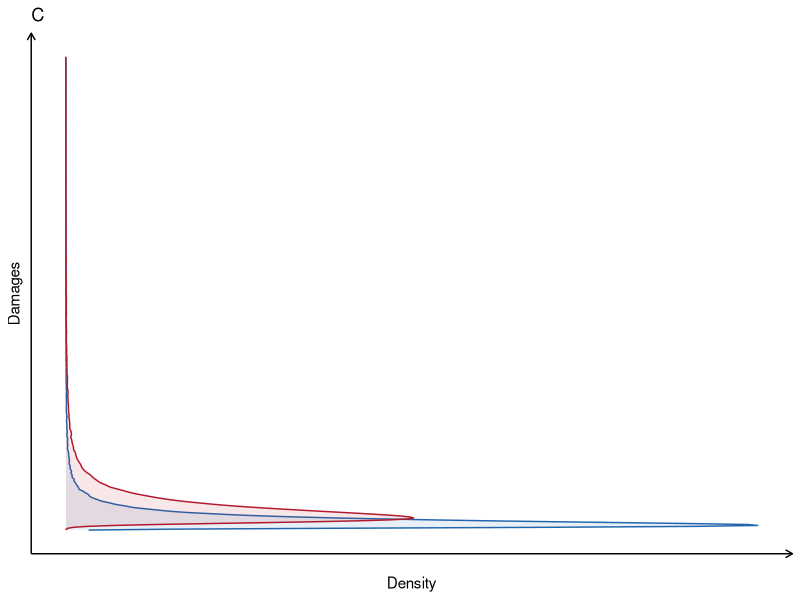

R code for this plot: (Note: this script raises an error after producing the figure.)
#This scripts generates two versions of the Figure 1 in the paper

library(tidyverse)
library(quantreg)
library(gridExtra)
library(evd)
library(gridExtra)

#### Settings ####

theme_set(theme_minimal())
set.seed(1)

year_palette  <- c("2"="#b2182b",
                   "1"="#2166ac")

stress_alpha  <- c("2"="0.5",
                   "1"="0.5")

palette       <- c( "2"="#F8766D",
                    "1"="#C77CFF")


start_mean <- 2.7
end_mean   <- 3.4
var        <- 0.5
shapem     <-0


#### Damages Graph ####

g_means <- c(start_mean,end_mean) #means for graphical representations, only two are sufficient, initial and final

for (t in 1:length(g_means)) { #generate data for damage distributions
    damage <- exp(rgev(100000,loc=g_means[t], scale=var, shape = shapem))
    Year <- t
    damages <- cbind(damage, Year)
    if(t==1){
        dam_func <- damages
    }else dam_func <- rbind(dam_func, damages)
}
dam_func      <- dam_func %>% as.data.frame()
dam_func$Year <- factor(dam_func$Year) #year as factor


#GRAPH Damages distributions with geom_density
dam_func %>% filter(damage<800) %>% 
    ggplot() +
    geom_density(aes(x=damage, color=Year, fill=Year), alpha=0.1) +
    scale_fill_manual(values=year_palette, guide = guide_legend(direction = "horizontal")) +
    scale_color_manual(values=year_palette, guide = guide_legend(direction = "horizontal")) +
    coord_flip() +
    ggtitle("C") +
    xlab("Damages") +
    ylab("Density") +
    theme(
        panel.grid = element_blank(),
        legend.position = "none",#c(0.55,0.2),
        axis.line.x = element_line(arrow=arrow(length = unit(0.2, "cm"))),
        axis.line.y = element_line(arrow=arrow(length = unit(0.2, "cm"))),
        axis.text.y = element_blank(),
        axis.text.x = element_text(colour = "white")
    )-> damage_distr
damage_distr

aux1 <- density(dam_func[dam_func$Year==1,]$damage, n=5000000)
dam_dens<- as.data.frame(cbind(aux1$x,aux1$y,1))
aux2 <- density(dam_func[dam_func$Year==2,]$damage, n=5000000)
dam_dens2<- as.data.frame(cbind(aux2$x,aux2$y,2))
dam_dens <- rbind(dam_dens, dam_dens2)
colnames(dam_dens) <- c("xis", "yis", "Year")
dam_dens$Year <- factor(dam_dens$Year)


res_damages <- 40

##### Stressor #####

display_l <- 1
display_r <- 2.1

for (i in 1:length(g_means)) { #generate data
    yis <- dgev(seq(g_means[i]-display_l, g_means[i]+display_r, 0.01), g_means[i], var, shape = shapem)
    xis <- seq(g_means[i]-display_l, g_means[i]+display_r, 0.01)
    Year <- i
    density <- cbind(yis,xis, Year)
    if(i==1){
        densities <- density
    }else{
        densities <- rbind(densities, density)
    }
    
}
densities <- densities %>% as.data.frame()
densities$Year <- factor(densities$Year)

arrow_df <- data.frame(x1 = 2.8, x2 = 5.2, y1 = 0.415, y2 = 0.415)

densities %>%
    ggplot() + 
    geom_line(aes(x=xis, y=yis, color=Year)) +
    geom_ribbon(aes(ymin=0, ymax=yis, x=xis, fill=Year), alpha=0.5) +
    geom_segment(data=arrow_df, aes(x = x1, y = y1, xend = x2, yend = y2),
                 arrow = arrow(length = unit(0.2, "cm"))) +
    annotate("text", x=4, y=0.435, label= "time") +
    scale_fill_manual(values = year_palette) +
    scale_color_manual(values = year_palette) +
    ggtitle("A") +
    xlab("Stressor (e.g Temperature, Sea Level)")+
    ylab("Density")+
    theme(legend.position = "none",
          axis.line.x = element_line(arrow=arrow(length = unit(0.2, "cm"))),
          axis.line.y = element_line(arrow=arrow(length = unit(0.2, "cm"))),
          axis.text.y = element_blank(),
          axis.text.x = element_text(colour = "white"),
          panel.grid = element_blank()) -> stresser

stresser

##### Transfer ####

x_trans<- seq(0, 100, 0.01)
y_trans<- exp(x_trans)

trans_data <- cbind(x_trans, y_trans) %>% as.data.frame()

limit_y_damage <- 1500 #set upper limit to better show the distributions

#TRANSFER Graph
trans_data %>% filter(y_trans< limit_y_damage) %>% 
    ggplot() +
    geom_line(aes(x=x_trans, y=y_trans)) +
    ggtitle("B") +
    xlab("Stressor (e.g Temperature, Sea Level)") +
    ylab("Damages") +
    theme(
        panel.grid = element_blank(),
        axis.line.x = element_line(arrow=arrow(length = unit(0.2, "cm"))),
        axis.line.y = element_line(arrow=arrow(length = unit(0.2, "cm"))),
        axis.text.y = element_blank(),
        axis.text.x = element_text(colour = "white")
    ) -> transfer

transfer


#### Complete Graph ####
limit_y_damage <- 200

g_trans <- trans_data %>% filter(y_trans< limit_y_damage)
g_dam_dens <- dam_dens %>% filter(xis < limit_y_damage)

#realign lower bound of polygon area to be colored with axis
max1<- max(g_dam_dens[g_dam_dens$Year==1,]$xis)
max54<- max(g_dam_dens[g_dam_dens$Year==2,]$xis)

g_dam_dens[g_dam_dens$xis==max1,]$yis <- 0
g_dam_dens[g_dam_dens$xis==max54,]$yis <- 0

min1<- min(g_dam_dens[g_dam_dens$Year==1,]$xis)
min54<- min(g_dam_dens[g_dam_dens$Year==2,]$xis)

g_dam_dens[g_dam_dens$xis==min1,]$yis <- 0
g_dam_dens[g_dam_dens$xis==min54,]$yis <- 0

res_damages <- 40
res_stress <- 40
det_stress <- 0
det_damages <- 0

#arrows for cartesian axis
arrows <- as.data.frame(cbind(c(0,0,0,0),c(0,0,-res_damages*1.1*max(g_dam_dens$yis),max(densities$xis))*1.1,c(0,0,0,0),c(limit_y_damage*1.1,-max(densities$yis*res_stress)*1.1,0,0),c(1,2,3,4)))
colnames(arrows) <- c("x","xend","y","yend","arr")
arrows2 <- as.data.frame(cbind(c(0,0),c(0,max(densities$xis)*1.1),c(0,0),c(limit_y_damage*1.1,0),c(1,2)))
colnames(arrows2) <- c("x","xend","y","yend","arr")

arrow_time <- data.frame(x1 = start_mean -0.2, x2 = end_mean +0.2, y1 = -36, y2 = -36)

mrg_title <- -6#-1.2

ggplot() +
    geom_line(data=g_trans,aes(x=x_trans, y=y_trans)) +
    geom_line(data=densities,aes(x=xis, y=-res_stress*yis - det_stress, color=Year)) +
    geom_ribbon(data=densities,aes(ymin=-det_stress, ymax=-res_stress*yis -det_stress, x=xis, fill=Year), alpha=0.5) +
    geom_path(data=g_dam_dens,aes(x=res_damages*yis-det_damages, y=xis, color=Year)) +
    geom_polygon(data=g_dam_dens,aes(x=res_damages*yis-det_damages, y=xis, fill=Year), alpha=0.5) +
    geom_segment(data=arrows2,aes(x=x, xend=xend, y=y, yend=yend,group=arr),arrow = arrow(length = unit(0.2, "cm"))) +
    geom_segment(data=arrow_time,aes(x=x1, xend=x2, y=y1, yend=y2),arrow = arrow(length = unit(0.2, "cm"))) +
    geom_rect(aes(xmin = 0.7, xmax = 3.9, ymin = 90, ymax = 200),   color = "grey", fill="white", size=0.2) +
    annotate("text", x=(end_mean + start_mean)/2, y=-43.5, label= "Time", size=4) +
    scale_color_manual(values = year_palette) +
    scale_fill_manual(values = year_palette) +
    annotate("text", x=3.8, y=9, label= "Stressor", size=4.6) + 
    annotate("text", x=-0.25, y=arrows2[1,4]/2,label= "Damages", angle=90, size=4.6) +
    annotate("text", x=4.7, y=93, label= "Damage Function", angle=64, size=4) +
    ggtitle("   A") +
    theme(
        panel.grid = element_blank(),
        plot.title=element_text(margin=margin(t = 0, r = 0, b = mrg_title, l = 0, unit = "pt"), hjust = 0.005),
        legend.position = "none",
        axis.text.y = element_blank(),
        axis.text.x = element_text(colour = "white"),
        axis.title = element_blank(),
        title=element_text(size=14)
    ) -> cartesian_mech

#### Reversed Graph 

#realign polygon also for stressors (now on y axis)
d_max1<- max(densities[densities$Year==1,]$xis)
d_max54<- max(densities[densities$Year==2,]$xis)

densities[densities$xis==d_max1,]$yis <- 0
densities[densities$xis==d_max54,]$yis <- 0

d_min1<-  min(densities[densities$Year==1,]$xis)
d_min54<- min(densities[densities$Year==2,]$xis)

densities[densities$xis==d_min1,]$yis <- 0
densities[densities$xis==d_min54,]$yis <- 0

ggplot() +
    geom_line(data=g_trans,aes(y=x_trans, x=y_trans)) +
    geom_line(data=g_dam_dens,aes(y=res_damages*yis-det_damages, x=xis, color=Year)) +
    geom_ribbon(data=g_dam_dens,aes(ymin=-det_damages, ymax=res_damages*yis-det_damages, x=xis, fill=Year), alpha=0.5) +
    geom_path(data=densities,aes(y=xis, x=-res_stress*yis - det_stress, color=Year)) +
    geom_polygon(data=densities,aes(y=xis, x=-res_stress*yis - det_stress, fill=Year), alpha=0.5) +
    geom_segment(data=arrows2,aes(y=x, yend=xend, x=y, xend=yend,group=arr),arrow = arrow(length = unit(0.2, "cm"))) +
    geom_segment(data=arrow_time,aes(y=x1, yend=x2, x=y1, xend=y2),arrow = arrow(length = unit(0.2, "cm"))) +
    geom_rect(aes(ymin = 0.9, ymax = 3.5, xmin = 70, xmax = 200),   color = "grey", fill="white", size=0.2) + #to fix
    annotate("text", y=(end_mean + start_mean)/2, x=-43.5, label= "Time", size=4, angle = 90) +
    scale_color_manual(values = year_palette) +
    scale_fill_manual(values = year_palette) +
    annotate("text", y=3.8, x=9, label= "Stressor", size=4.6, angle=90) + 
    annotate("text", y=-0.25, x=arrows2[1,4]/2,label= "Damages", size=4.6) +
    annotate("text", y=4.7, x=93, label= "Damage Function", angle=21, size=4) +
    ggtitle("   A") +
    theme(
        panel.grid = element_blank(),
        plot.title=element_text(margin=margin(t = 0, r = 0, b = mrg_title, l = 0, unit = "pt"), hjust = 0.005),
        legend.position = "none",
        axis.text.y = element_blank(),
        axis.text.x = element_text(colour = "white"),
        axis.title = element_blank(),
        title=element_text(size=14)
    ) -> cartesian_mech_rev 


#### Inset ####

display_l <- 1
display_r <- 3.5

for (i in 1:length(g_means)) { #generate data
    yis <- dgev(seq(g_means[i]-display_l, g_means[i]+display_r, 0.01), g_means[i], var, shape = shapem)
    xis <- seq(g_means[i]-display_l, g_means[i]+display_r, 0.01)
    Year <- i
    density <- cbind(yis,xis, Year)
    if(i==1){
        ins_dens <- density
    }else{
        ins_dens <- rbind(ins_dens, density)
    }
    
}
ins_dens <- ins_dens %>% as.data.frame()
ins_dens$Year <- factor(ins_dens$Year)

# trick for colors which messes up a little bit the whole ribbon but put the right colors in the tails, in order to have the same as others panels
range <- (g_means[2]-g_means[1])/2
ins_dens$min <- 0
max_x_1 <- max(ins_dens[ins_dens$Year==1,"xis"])
hh <- ins_dens[ins_dens$Year==1 & ins_dens$xis>(g_means[1] +range),"yis"]
ins_dens[ins_dens$Year==2 & ins_dens$xis<=max_x_1 & ins_dens$xis>= (g_means[1] +range),]$min <- hh 

ins_dens %>%
    ggplot() + 
    geom_line(aes(x=xis, y=yis, color=Year)) +
    geom_ribbon(aes(ymin=min, ymax=yis, x=xis, fill=Year), alpha=0.5) +
    scale_fill_manual(values = year_palette) +
    scale_color_manual(values = year_palette) +
    coord_cartesian(xlim = c(3.9,6), ylim=c(0.02,0.3))+
    xlab("Log Damages (Right Tails)")+
    ylab("Density")+
    theme(legend.position = "none",#c(0.15,0.8),
          axis.line.x = element_line(arrow=arrow(length = unit(0.2, "cm"))),
          axis.line.y = element_line(arrow=arrow(length = unit(0.2, "cm"))),
          axis.text.y = element_blank(),
          axis.text.x = element_text(colour = "white"),
          axis.title.x = element_text(size=10.5, margin = margin(t=-4)), #9 was baseline
          axis.title.y = element_text(size=10.5, margin = margin(r=2)), #9 was baseline
          panel.grid = element_blank()
    ) -> inset

# Compose the final upper graph
cartesian_mech + annotation_custom(ggplotGrob(inset), xmin= 0.7, xmax=3.9, ymin=90, ymax=200) -> mechanics
mechanics

cartesian_mech_rev + annotation_custom(ggplotGrob(inset), ymin= 0.9, ymax=3.5, xmin=70, xmax=200) -> mechanics_rev
mechanics_rev


#### Quantile Regression ####
means <- seq(start_mean,start_mean+(0.13*54), length.out = 55) 

#Regenerate data with the same method but less observations, otherwise takes too long (10000 observations previously used to obtain smoother figures)
for (t in 1:length(means)) { #generate data for damage distributions
    damage <- exp(rgev(1000, means[t], var, shapem))
    Year <- t
    damages <- cbind(damage, Year)
    if(t==1){
        dam_quantile <- damages
    }else dam_quantile <- rbind(dam_quantile, damages)
}
dam_quantile <- dam_quantile %>% as.data.frame()


tau_vec = c(seq(0.5, 0.99, 0.01))
rq(dam_quantile$damage ~ dam_quantile$Year, tau = tau_vec) -> quantile_reg
plot(quantile_reg)

# arrange data to plot them
quantile_reg$coefficients -> data_quantile
colnames(data_quantile) <- c(seq(0.5, 0.99, 0.01))
data_quantile <- data_quantile[-1,]
data_quantile %>% as.data.frame() -> data_quantile

plot(quantile_reg) -> data_ols
ols <- data_ols[2,ncol(data_ols)]

colnames(data_quantile) <- "value"
data_quantile$variable <- "Quantile Regression"
data_quantile$quantile <- tau_vec

ols_to_bind <- as.data.frame(rep(ols, nrow(data_quantile)))
colnames(ols_to_bind) <- "value"
ols_to_bind$variable <- "Ordinary Least Squares"
ols_to_bind$quantile <- tau_vec

gg_quantile_data <- rbind(data_quantile, ols_to_bind)


#Graph Quantile Regressions
gg_quantile_data %>% filter(quantile>=0.8) %>% ggplot() +
    geom_line(aes(x=quantile, y=value, linetype=variable, size=variable)) +
    scale_color_discrete(guide = guide_legend(direction = "horizontal")) +
    scale_linetype_manual(values = c("Ordinary Least Squares"=2,"Quantile Regression"=1)) +
    scale_size_manual(values = c("Ordinary Least Squares"=0.5,"Quantile Regression"=0.8)) +
    scale_y_continuous(limits = c(200,NA)) +
    theme_light() +
    xlab("Quantile") +
    ylab("Time Trend") +
    ggtitle("B") +
    theme(legend.position = c(0.4,0.7),
          legend.title = element_blank(),
          plot.title=element_text(hjust = -0.045),
          panel.grid = element_blank(),
          axis.text.y = element_blank(),
          axis.ticks.y = element_blank(),
          text = element_text(size=13)
    ) -> quantile_graph

quantile_graph


#### Final charts ####

lay3 <- rbind(c(1,1),
              c(1,1),
              c(2,2))

#order: rop, right, bottom, left. Default values all at 5.5
cut_mechanics      <- mechanics      + theme(plot.margin = margin(t = 5.5, r = -8.5, b = -5, l = -13.5, unit = "pt"))
cut_mechanics_rev  <- mechanics_rev  + theme(plot.margin = margin(t = 5.5, r = -8.5, b = -5, l = -13.5, unit = "pt"))
cut_quantile_graph <- quantile_graph + theme(plot.margin = margin(t = -5, r = 5.5, b = 5.5, l = 5.5, unit = "pt"))

final     <- grid.arrange(cut_mechanics, cut_quantile_graph, layout_matrix = lay3, padding=400) #SAVE AS 7,8 x 5,51
#save with required proportions
ggsave("/Users/matteo/Desktop/gev_damage.pdf", final, width=8.7, height=12.32, dpi=500, units="cm", scale = 1.8)

final_rev <- grid.arrange(cut_mechanics_rev, cut_quantile_graph, layout_matrix = lay3) #SAVE AS 7,8 x 5,51
#save with required proportions
ggsave("/Users/matteo/Desktop/gev_damage_rev.pdf", final_rev, width=8.7, height=12.32, dpi=500, units="cm", scale = 1.8)
